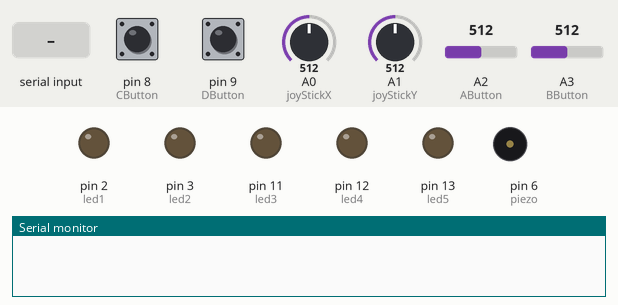
Bench run of a sketch on a simulated Arduino Mega 2560, built with avr-gcc and run on an emulated ATmega2560. On the bench: output pins drawn as LEDs (lit = HIGH), buzzer (waves = sounding), the last lines printed to the serial monitor. The test bench sets the inputs (shaded band); at power-on: pin 8 (CButton) HIGH, pin 9 (DButton) HIGH, A0 (joyStickX) = 512, A1 (joyStickY) = 512, A2 (AButton) = 512, A3 (BButton) = 512.

Above: at 1.2 s.
1.3 s: "2\n" received over the second serial link
At 1.53 s:
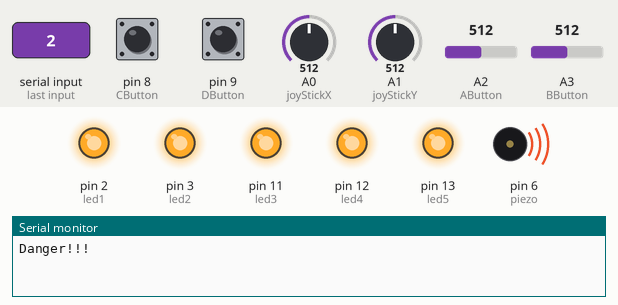
3.0 s: "1\n" received over the second serial link
Timing chart, 0 to 6.0 s (numbered marks = the images above; inputs shaded):
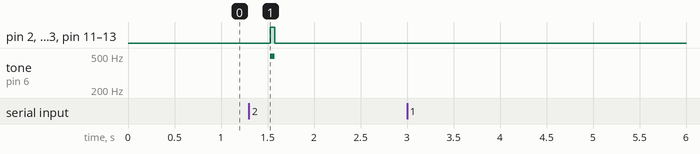

The sketch:

JoyStick_Final.ino
```cpp
/*
  조이스틱 센서 쉴드 핀 구성
  조이스틱 센서 쉴드는 쉴드 형태의 보드이므로, 오렌지보드 결합 후 아래 소자 사용 시 정해진 핀을 사용하셔야 합니다.
    - Joystick X : A0
    - Joystick Y : A1
    - Joystick Button : D10
    - A Button : A2
    - B Button : A3
    - C Button : D8
    - D Button : D9
    - Left Button : D4
    - Right Button : D5
    - Dial Variable Resistor : A4
    - Piezo Buzzer : D6
    - Vibration Motor : D7
    - Photoresistor : A5
    - LED 1 : D2
    - LED 2 : D3
    - LED 3 : D11
    - LED 4 : D12
    - LED 5 : D13
*/

#include <SoftwareSerial.h>
// 조이스틱코드

// Joystick X를 A0으로 설정합니다.
const int joyStickX = A0;
// Joystick Y를 A1으로 설정합니다.
const int joyStickY = A1;
// A Button을 A2으로 설정합니다.
const int AButton = A2;
// B Button을 A3으로 설정합니다.
const int BButton = A3;
// C Button을 D8으로 설정합니다.
const int CButton = 8;
// D Button을 D9으로 설정합니다.
const int DButton = 9;
// left Button을 D4로 설정합니다.
const int leftButton = 4;
// right Button을 D5로 설정합니다.
const int rightButton = 5;
// 부저를 D6으로 설정합니다.
const int piezo = 6;
// led의 핀을 설정합니다.
const int led1 = 2;
const int led2 = 3;
const int led3 = 11;
const int led4 = 12;
const int led5 = 13;
// 톤 배열 수
int numTones = 8;
// 음계 표준 주파수(4옥타브) : 도, 레, 미, 파, 솔, 라, 시, 도
int tones[] = {261, 294, 330, 349, 392, 440, 494, 523};
int ledset[] = {2,3,11,12,13};
#define DELAY 50

void setup(){
  // 시리얼 통신을 위해 통신 속도를 9600 bps로 설정합니다.
  Serial.begin(9600);
  Serial1.begin(9600);
  // leftButton을 입력 핀으로 설정합니다.
  // INPUT_PULLUP은 내부에 있는 pullup저항을 쓰겠다는 말
  pinMode(leftButton, INPUT_PULLUP);
  // rightButton을 입력 핀으로 설정합니다.
  pinMode(rightButton, INPUT_PULLUP);
  // C Button을 입력 핀으로 설정합니다.
  pinMode(CButton, INPUT_PULLUP);
  // D Button을 입력 핀으로 설정합니다.
  pinMode(DButton, INPUT_PULLUP );
  pinMode(piezo, OUTPUT);
  pinMode(led1, OUTPUT);
  pinMode(led2, OUTPUT);
  pinMode(led3, OUTPUT);
  pinMode(led4, OUTPUT);
  pinMode(led5, OUTPUT);

}
void loop(){
  // Joystick X에서 읽어온 값을 x_Value에 저장합니다.
  int x_Value = analogRead(joyStickX);
  delay(1);
  // Joystick Y에서 읽어온 값을 y_Value에 저장합니다.
  int y_Value = analogRead(joyStickY);
  delay(1);
  int num = Serial1.parseInt();   // 적외선 센서의 상태를 읽어와 num에 저장(1이면 물체감지X, 2이면 물체감지)
  delay(1);

  Serial1.print("   X =  ");
  Serial1.print( x_Value,DEC);  // DEC = 10진수 형태로 출력
  delay(5);
  Serial1.print("   Y =  ");
  Serial1.print(y_Value,DEC);
  delay(5);
if (analogRead(AButton) == LOW) {
  Serial1.println('A');
  delay(DELAY);
}
if (analogRead(BButton) == LOW) {
  Serial1.println('B');
  delay(DELAY);
}
if (digitalRead(CButton) == LOW) {
  Serial1.println('C');
  delay(DELAY);
}
if (digitalRead(DButton) == LOW) {
  Serial1.println('D');
  delay(DELAY);
}
  // 적외선센서 switch
  switch(num) {
  case 1 :  // 장애물 감지X
      Serial.println("Good");
      delay(50);
      break;

  case 2 :  // 장애물 감지
      Serial.println("Danger!!!");
      tone(piezo, tones[6]);  //'시'에 해당하는 음 출력
      for(int i=0; i<5; i++)  // 조이스틱의 led 출력
        digitalWrite(ledset[i], HIGH);
      delay(50);
      noTone(piezo);  // 소리 정지
      for(int i=0; i<5; i++)  // led 정지
        digitalWrite(ledset[i], LOW);
      break;
  }
  delay(500);
}
```

Measured:
- after the input at 1.3 s, pin 2 (led1), pin 3 (led2), pin 11 (led3), pin 12 (led4), pin 13 (led5): LOW → HIGH after 0.23 s, → LOW 0.05 s later; tone on pin 6 (piezo): silent → 494 Hz after 0.23 s, → silent 0.05 s later
